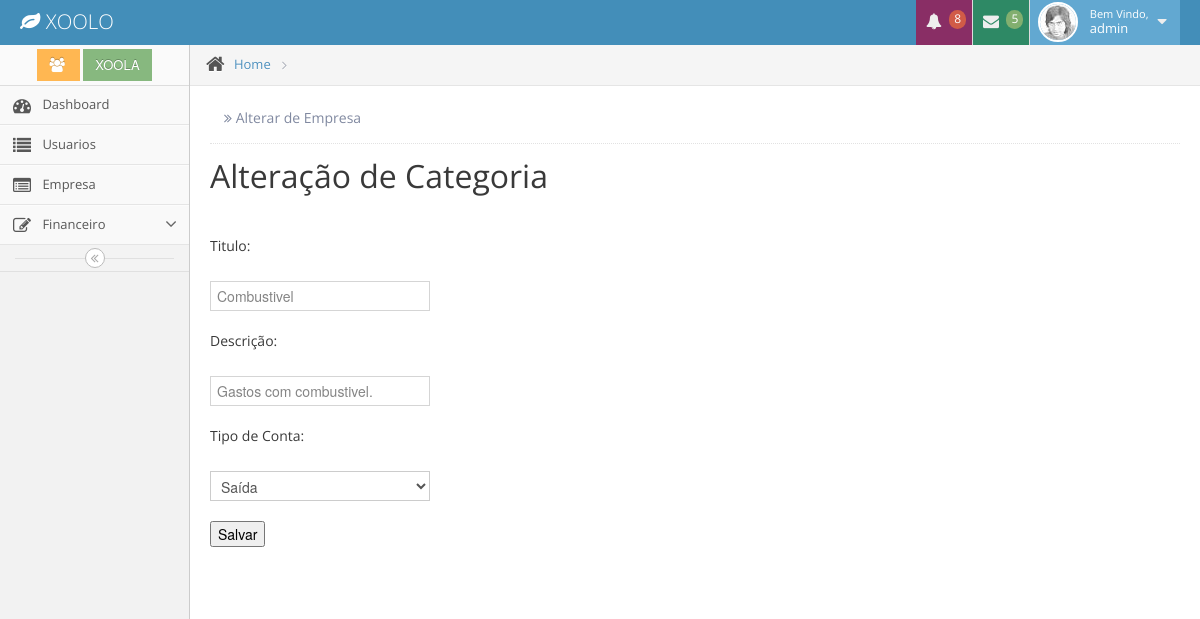
/categoria/edit/2 (signed in), run on an earlier commit of the app's database.
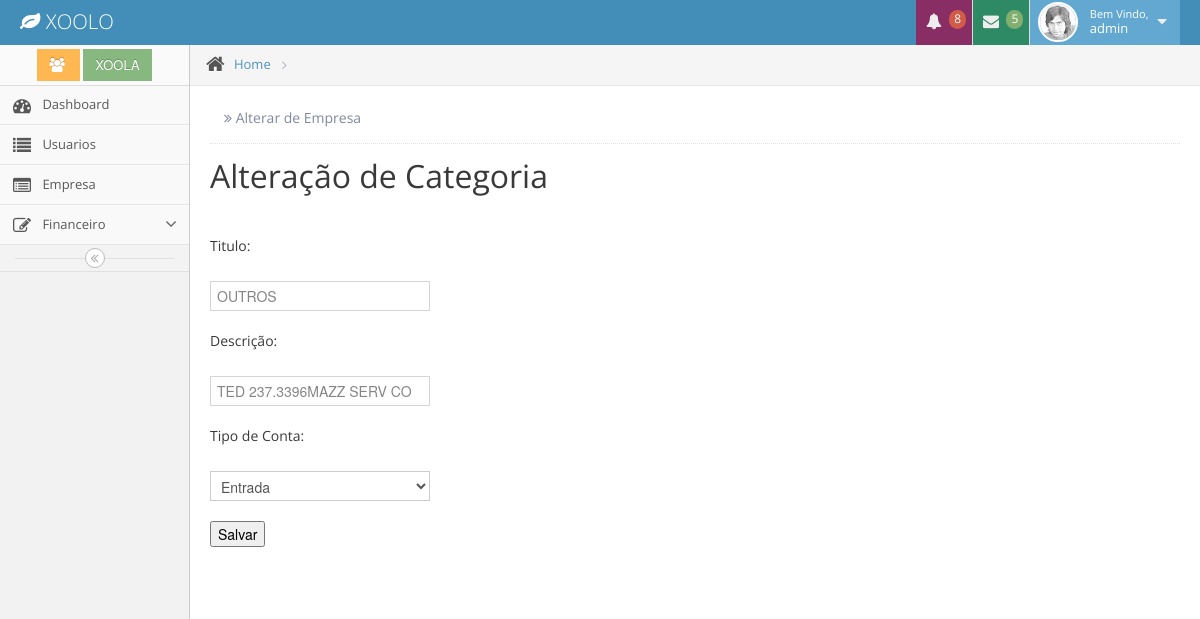
And on a later commit of the database.
### app/model/__init__.py (models this page shows, shortened)
class Categoria(db.Model):
      id            = db.Column(db.Integer, primary_key=True)
      titulo        = db.Column(db.String(100), index=True)
      descricao     = db.Column(db.String(255), index=True)
      status        = db.Column(db.Integer)
      empresa_id    = db.Column(db.Integer, db.ForeignKey('empresa.id'))
      Movimentacao  = db.relationship('Movimentacao', backref='categoria', lazy='dynamic')
      Planejamento  = db.relationship('Planejamento', backref='categoria', lazy='dynamic')
      date_created  = db.Column(db.DateTime)
      date_modified = db.Column(db.DateTime)

### app/controllers/categoria/controllers.py (the view)
@categoria.route("/edit/<int:cat_id>", methods = ["GET","POST"])
@login_required
def edit(cat_id):
    cat = Categoria.query.get(cat_id)
    form = CatForm(obj=cat)
    if form.validate_on_submit():
       cat.titulo     = form.titulo.data
       cat.descricao  = form.descricao.data
       cat.status     = form.status.data
       cat.update()
       return redirect(url_for('categoria.index'))
    return render_template("categoria/edit.html",title='Alterar de Empresa', form=form)

### app/controllers/categoria/forms.py
class CatForm(Form):
     titulo    = StringField('titulo', validators=[DataRequired()])
     descricao = StringField('titulo', validators=[DataRequired()])
     status    = SelectField('Tipo de Conta', choices=[('0','Entrada'),('1','Saída')])

### app/__init__.py (called while the page is built)
@app.context_processor
def utility_processor():
    def formatar_dinheiro(value):
        if type(value) == str:
           value = int(value)
        valor = format_decimal(value, format='#.##,##;(#)')
        return "R$ {}".format(valor)
    return dict(formatar_dinheiro=formatar_dinheiro)

### app/controllers/auth/controllers.py (called while the page is built)
@login_manager.user_loader
def user_loader(user_id):
    return Usuario.query.get(user_id)

### app/controllers/categoria/controllers.py (called while the page is built)
@categoria.context_processor
def dados():
    empresa = Empresa.query.get(session['empresa'])
    usuario = Usuario.query.get(current_user.id)
    return dict(empresa=empresa.nome, usuario = usuario.nome)

### app/templates/categoria/edit.html (shortened to what this page needs)
{% extends "layout/base.html" %}
{% block content %}
   <h1> Alteração de Categoria </h1>
    <form action="" method="post" name="new">
      <p>
                 <br>
       </p>
          <p>
              <p>
                 <label>Titulo: </label> <br/>
                 {{ form.titulo(size=30) }} <br/>
              </p>
              <p>
                 <label>Descrição:</label> <br/>
                 {{ form.descricao(size=30) }} <br/>
              </p>
               <p>
                 <label>Tipo de Conta: </label>  <br/>
                    {{ form.status }} <br/>
               </p>
          <p><input type="submit" value="Salvar"></p>
      </form>
{% endblock %}

What changed in the data, as far as the page shows it:
changed Categoria: titulo "Combustivel" → "OUTROS"; descricao "Gastos com combustivel." → "TED 237.3396MAZZ SERV CO"; status "Saída" → "Entrada"
